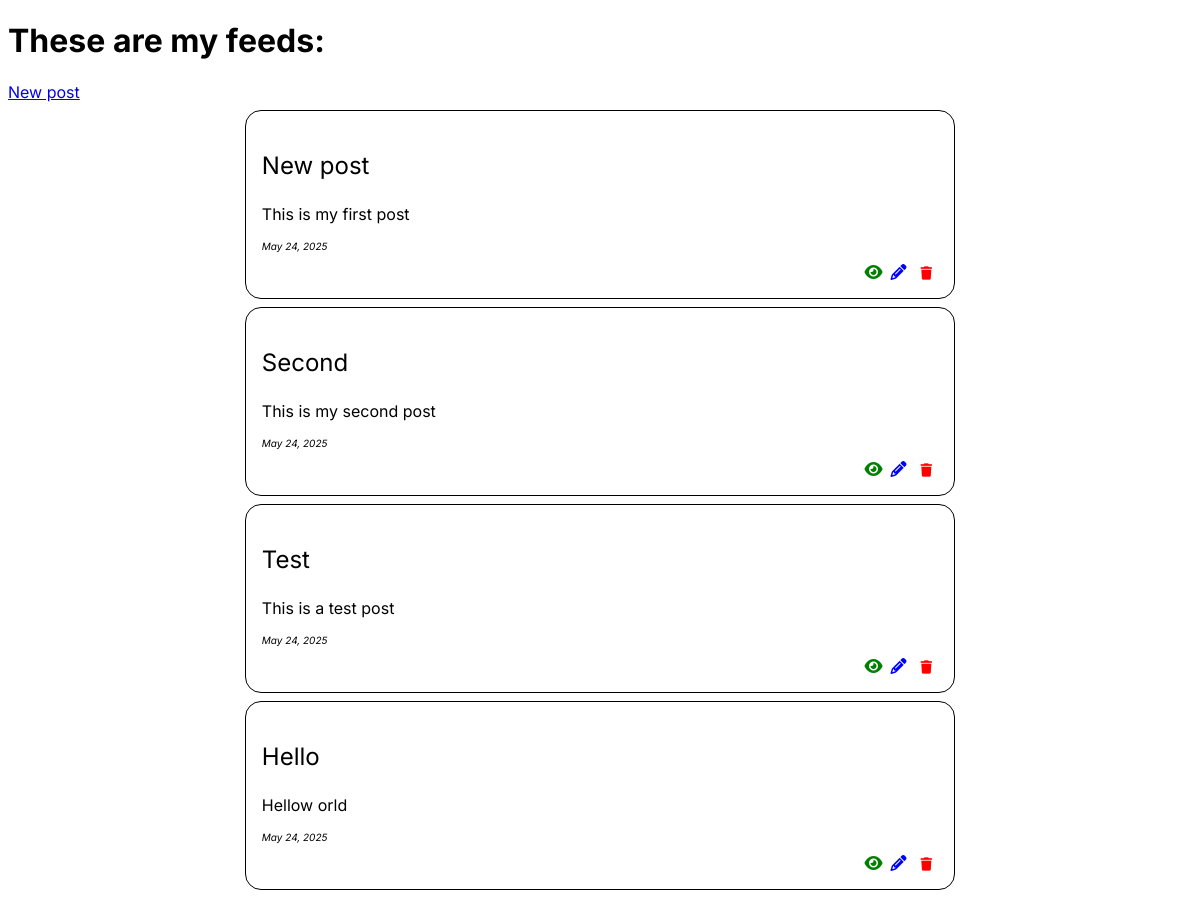
The page /feeds/ (signed in) on the database its author committed.
### blog/models.py (models this page shows, shortened)
class Feed(models.Model):
    title = models.CharField(max_length=100)
    description = models.TextField()
    published_date = models.DateField()

### blog/views.py (the view)
# urls.py: path('feeds/', views.feeds_list, name = 'feeds_list'),
@login_required
def feeds_list(request):
    feeds = Feed.objects.all()
    return render(request, 'feeds_list.html', {"feeds": feeds})

### blog/templates/feeds_list.html (shortened to what this page needs)
<!DOCTYPE html>
{% load static %}
<html lang="en">
  <head>
    <link rel="stylesheet" href="https://cdnjs.cloudflare.com/ajax/libs/font-awesome/6.7.2/css/all.min.css" />
    <link rel="stylesheet" href="{% static 'blog/styles.css' %}" />
  </head>
  <body>
    <h1 class="page-title">These are my feeds:</h1>
    <div>
      <a href="{% url 'create_feed' %}">New post</a>
    </div>
    <div class="container">
      {% for feed in feeds %}
        <div class="feed-card">
          <p class="feed-title">{{ feed.title }}</p>
          <p class="feed-content">{{ feed.description }}</p>
          <div>
            <p class="feed-timestamp">{{ feed.published_date }}</p>
            <div class="feed-actions">
              <a href="{% url 'single_feed' feed.id %}"><span class="feed-view"><i class="fa fa-eye" aria-hidden="true"></i></span></a>
              <a href="{% url 'edit_feed' feed.id %}"><span class="feed-edit"><i class="fa fa-pencil" aria-hidden="true"></i></span></a>
              <form method="POST" action="{% url 'delete_feed' feed.id %}" style="display:inline;">
                <button type="submit" class="feed-delete" style="background: none; border: none; cursor: pointer;"><i class="fa fa-trash" aria-hidden="true"></i></button>
              </form>
            </div>
          </div>
        </div>
      {% endfor %}
    </div>
  </body>
</html>

### blog/static/blog/styles.css (style rules this page uses)
body { font-family: Inter; }
.container { width: 60%; margin: auto; }
.feed-card { border: 1px solid black; padding: 1em; border-radius: 1em; cursor: pointer; margin: 0.5em 0; }
.feed-title { font-size: 24px; }
.feed-timestamp { font-size: 10px; font-style: italic; }
.feed-actions { text-align: right; display: flex; justify-content: end; gap: 0.5em; }
.fa-pencil { color: blue; }
.fa-trash { color: red; }
.fa-eye { color: green; }

### rows shown on the page
Feed: title "New post", description "This is my first post", published_date "May 24, 2025"
Feed: title "Second", description "This is my second post", published_date "May 24, 2025"
Feed: title "Test", description "This is a test post", published_date "May 24, 2025"
Feed: title "Hello", description "Hellow orld", published_date "May 24, 2025"
